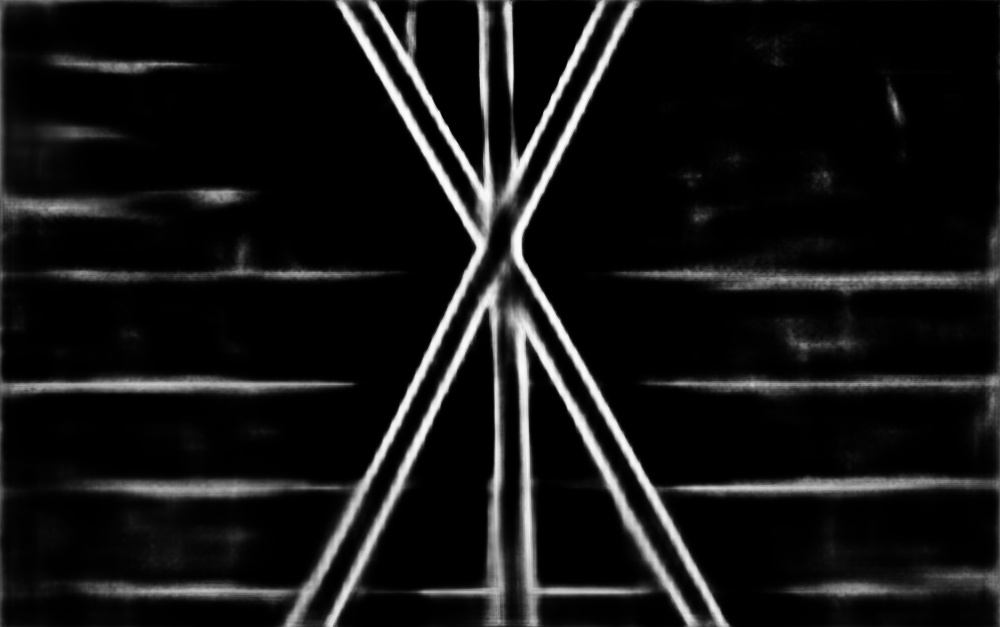
#> input picture images/wrongImages/bdcn/26.jpg, 1000 x 627 px, found by its file name
$ python houghlinesPySource.py
#> lines starting #> are read from the running program, lines starting #| are printed output that depends on the picture
#> further down, screen is the input picture: shape (627, 1000, 3); min 0, max 255, mean 20.7
# -*- coding: utf-8 -*-
"""
Created on Thu Dec 27 08:47:50 2018

@author: jack
"""

import numpy as np
import cv2
import time
import matplotlib.pyplot as plt
import math


# select the region of interest for the detected edges
# [5 lines left out: function roi, not called in this run]


# display the lines on the screen
def display_line(image, line):
    line_image = np.zeros_like(image)
    if lines is not None:
        for line in lines:
            x1, y1, x2, y2 = line[0]
            cv2.line(line_image, (x1, y1), (x2, y2), (10, 100, 255), 12)
            cv2.line(line_image, (x_1, y), (x_2, y), (0, 255, 0), 3)
            cv2.line(line_image, (int(l_x + line_center), y + 25), (int(l_x + line_center), y - 25), (100, 25, 50), 5)
            cv2.circle(line_image, (477, 360), 5, [150, 10, 25], 10)
    return line_image


# processing image for detecting edge using canny edge detection and blur the image using gaussian blur
def proceesed_img(original_image):
    proceesed_img = cv2.cvtColor(original_image, cv2.COLOR_BGR2GRAY)
    proceesed_img = cv2.GaussianBlur(proceesed_img, (9, 9), 0)
    proceesed_img = cv2.Canny(proceesed_img, threshold1=100, threshold2=120)
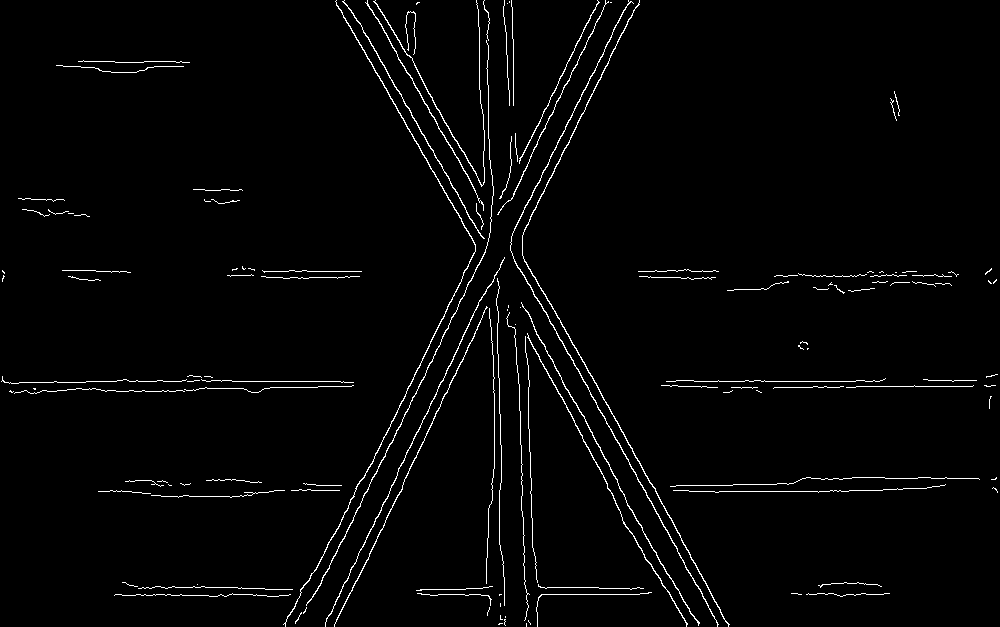
#> proceesed_img: shape (627, 1000); 2.2% white in thin lines or dots
    cv2.imshow("test", proceesed_img)
    cv2.waitKey(0)
    # these polygon repressent the data point within with the pixel data are selected for lane detection
    # polygons = np.array([[10, 800], [10, 800], [800, 600], [800, 0], [100, 0]])
    # proceesed_img = roi(proceesed_img, [polygons])
    return proceesed_img

time.sleep(3)
while (True):
    screen = cv2.imread('/home/pc/Documents/BiDirectionalCascadeEdge/images/wrongImages/bdcn/26.jpg')
    new_image = proceesed_img(screen)
    lines = cv2.HoughLinesP(new_image, 1, np.pi / 180, 100, np.array([]), minLineLength=50, maxLineGap=15)
#> lines = 62 rows, first 6: [694, 381, 879, 381], [509, 200, 605, 3], [519, 161, 597, 0], [403, 482, 477, 329], [530, 285, 718, 624], [539, 182, 628, 0]
    left_coordinate = []
    right_coordinate = []

    if lines is not None:
        for line in lines:
            x1, y1, x2, y2 = line[0]
            slope = (x2 - x1) / (y2 - y1)
            if slope < 0:
                left_coordinate.append([x1, y1, x2, y2])
            elif slope > 0:
                right_coordinate.append([x1, y1, x2, y2])
#> this loop made 62 passes
#> (x1, y1, x2, y2, slope) on passes 1 to 8: (694, 381, 879, 381, inf), (509, 200, 605, 3, -0.487), (519, 161, 597, 0, -0.484), (403, 482, 477, 329, -0.484), (530, 285, 718, 624, 0.555), (539, 182, 628, 0, -0.489), (522, 255, 609, 407, 0.572), (350, 9, 482, 237, 0.579)
#> after the loop, left_coordinate = 23 items, first 6: [509, 200, 605, 3], [519, 161, 597, 0], [403, 482, 477, 329], [539, 182, 628, 0], [532, 212, 639, 1], [270, 387, 351, 386]; right_coordinate = 39 items, first 6: [694, 381, 879, 381], [530, 285, 718, 624], [522, 255, 609, 407], [350, 9, 482, 237], [335, 1, 482, 257], [527, 594, 639, 594]
        l_avg = np.average(left_coordinate, axis=0)
#> l_avg = [427.7, 387.6, 504.2, 261.6]
        r_avg = np.average(right_coordinate, axis=0)
#> r_avg = [508, 311, 585.6, 396]
        l = l_avg.tolist()
#> l = [427.7, 387.6, 504.2, 261.6]
        r = r_avg.tolist()
#> r = [508, 311, 585.6, 396]
        try:
            # with the finded slope and intercept, this is used to find the value of point x on both left and right line
            # the center point is denoted by finding center distance between two lines

            c1, d1, c2, d2 = r
#> c1 = 508; d1 = 311; c2 = 585.6; d2 = 396
            a1, b1, a2, b2 = l
#> a1 = 427.7; b1 = 387.6; a2 = 504.2; b2 = 261.6
            l_slope = (b2 - b1) / (a2 - a1)
#> l_slope = -1.65
            r_slope = (d2 - d1) / (c2 - c1)
#> r_slope = 1.1
            l_intercept = b1 - (l_slope * a1)
#> l_intercept = 1092.3
            r_intercept = d1 - (r_slope * c1)
#> r_intercept = -245.3
            y = 360
            l_x = (y - l_intercept) / l_slope
#> l_x = 444.5
            r_x = (y - r_intercept) / r_slope
#> r_x = 552.7
            distance = math.sqrt((r_x - l_x) ** 2 + (y - y) ** 2)
#> distance = 108.2
            # line_center repressent the center point on the line
            line_center = distance / 2
#> line_center = 54.12

            center_pt = [(l_x + line_center)]
#> center_pt = [498.6]
            f_r = [(l_x + (line_center * 0.25))]
#> f_r = [458]
            f_l = [(l_x + (line_center * 1.75))]
#> f_l = [539.2]
            # create a center point which is fixed
            center_fixed = [477]
            x_1 = int(l_x)
#> x_1 = 444
            x_2 = int(r_x)
#> x_2 = 552
            '''The logic behind this code is simple,
            the center_fixed should be in the center_line.
            means the cars is in center of the lane, if its get away from center,
            then the left and right functions are used accordingly,then if
            the center fixed is too far from the center_pt the car takes complete left or right accordingly!'''
        except:
            pass


    line_image = display_line(screen, lines)
#> the loop in display_line, `for line in lines:` made 62 passes
#> after the loop in display_line, `for line in lines:`:
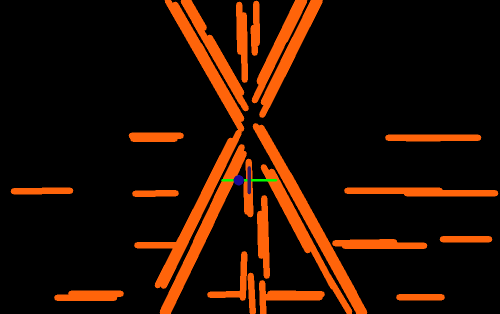
#> line_image: shape (627, 1000, 3) (shown at 1/2 size); mean of channels 0, 1, 2 1.6, 14.4, 36.3; drawn as B, G, R
    combo_image = cv2.addWeighted(screen, 0.8, line_image, 1.2, 2)
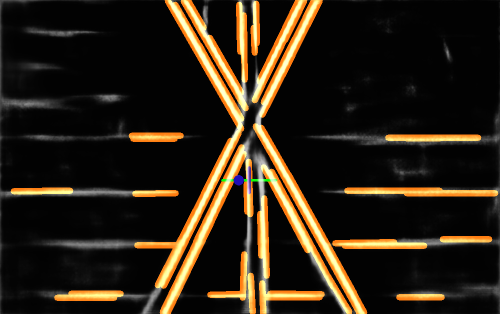
#> combo_image: shape (627, 1000, 3) (shown at 1/2 size); mean B, G, R 20.4, 34.3, 44.1
    cv2.imshow('Lines detected', cv2.cvtColor(combo_image, cv2.COLOR_BGR2RGB))
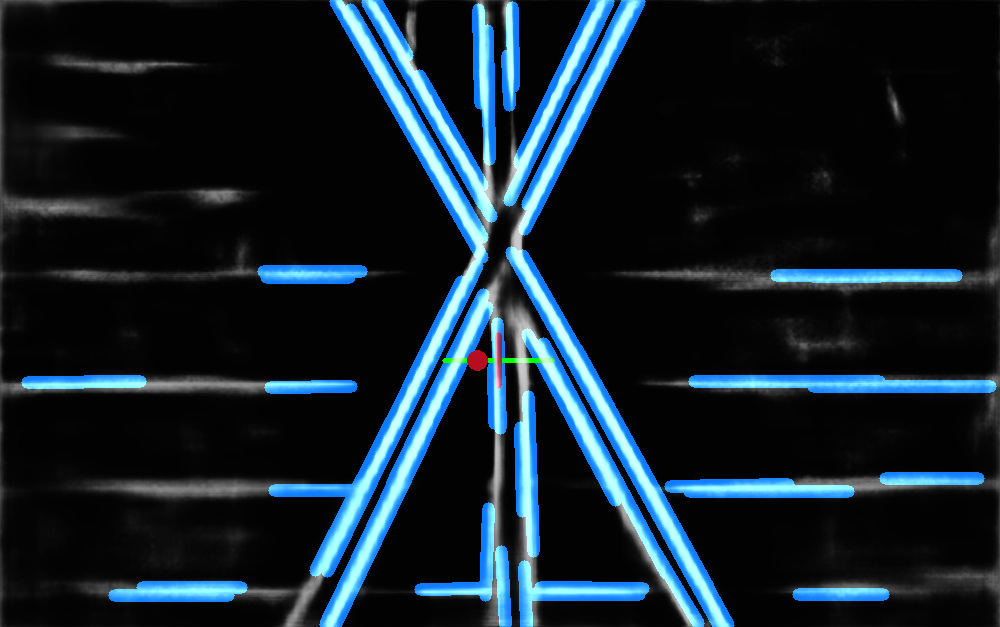
#> window 'Lines detected': shape (627, 1000, 3); mean B, G, R 44.1, 34.3, 20.4
    cv2.waitKey(0)
    if cv2.waitKey(25) & 0xff == ord('q'):
#> (key q is pressed here)
        cv2.destroyAllWindows()
        break

# plt.imshow(screen)
# plt.show()

$ run again, with images/wrongImages/bdcn/1.jpg copied over images/wrongImages/bdcn/26.jpg
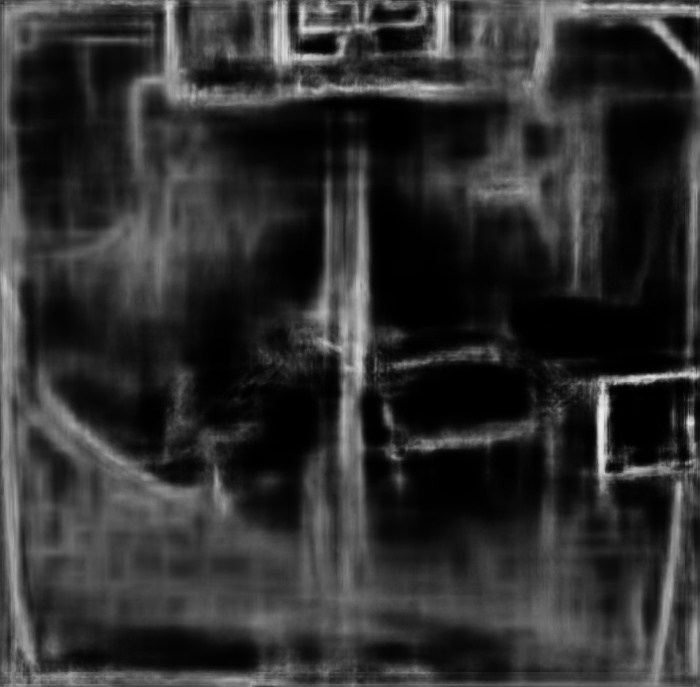
#> input picture images/wrongImages/bdcn/1.jpg, 700 x 687 px, found by its file name
#> screen is the input picture: shape (687, 700, 3); min 0, max 238, mean 46.9
#> in proceesed_img, `proceesed_img = cv2.Canny(proceesed_img, threshold1=100, threshold2=120)`:
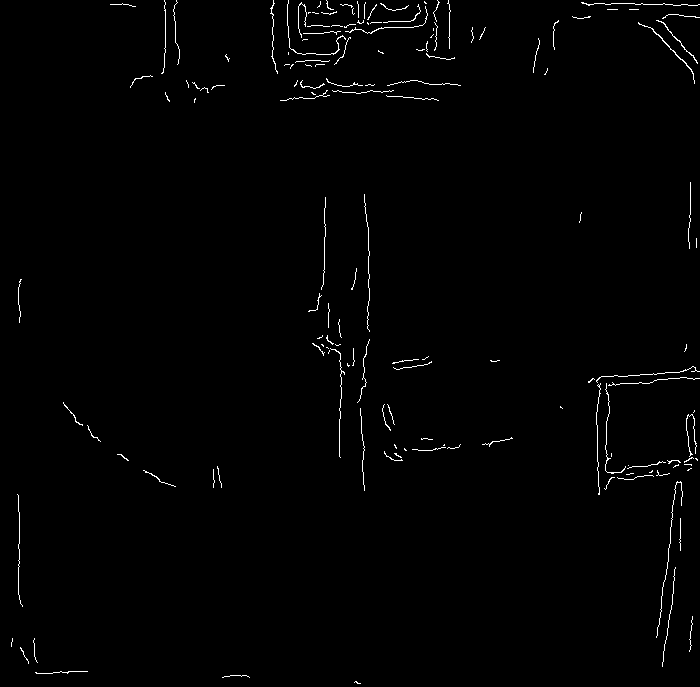
#> proceesed_img: shape (687, 700); 1% white in thin lines or dots
#> lines = None
#> line_image: shape (687, 700, 3); every value is 0
#> `combo_image = cv2.addWeighted(screen, 0.8, line_image, 1.2, 2)`:
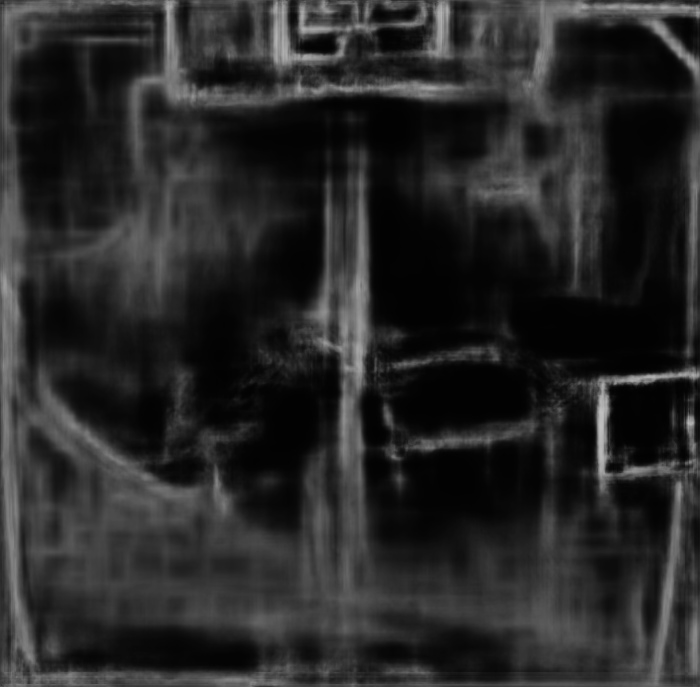
#> combo_image: shape (687, 700, 3); min 2, max 192, mean 39.6

$ run again, with images/wrongImages/bdcn/15.jpg copied over images/wrongImages/bdcn/26.jpg
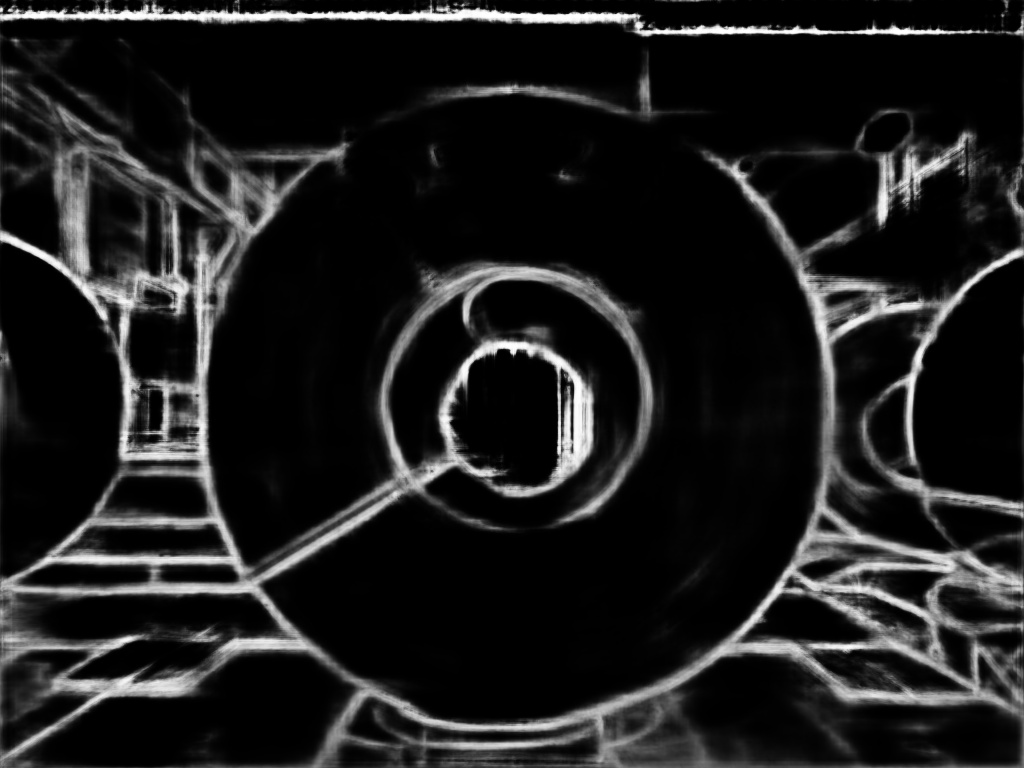
#> input picture images/wrongImages/bdcn/15.jpg, 1024 x 768 px, found by its file name
#> screen is the input picture: shape (768, 1024, 3); min 0, max 255, mean 30
#> in proceesed_img, `proceesed_img = cv2.Canny(proceesed_img, threshold1=100, threshold2=120)`:
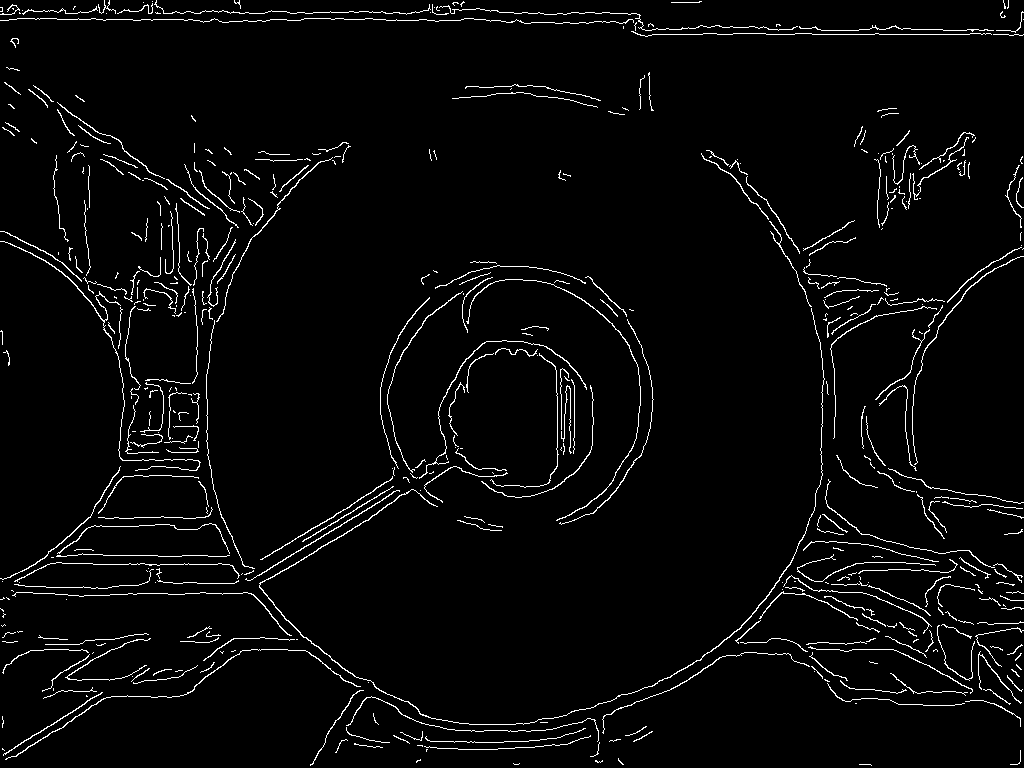
#> proceesed_img: shape (768, 1024); 3.3% white in thin lines or dots
#> lines = 39 rows, first 6: [870, 28, 1015, 31], [637, 34, 732, 34], [57, 19, 192, 19], [287, 12, 433, 12], [3, 754, 102, 692], [514, 13, 636, 13]
#> the loop `for line in lines:` made 39 passes
#> (x1, y1, x2, y2, slope) on passes 1 to 8: (870, 28, 1015, 31, 48.33), (637, 34, 732, 34, inf), (57, 19, 192, 19, inf), (287, 12, 433, 12, inf), (3, 754, 102, 692, -1.6), (514, 13, 636, 13, inf), (490, 21, 588, 23, 49), (15, 756, 106, 697, -1.54)
#> after the loop `for line in lines:`: left_coordinate = 14 items, first 6: [3, 754, 102, 692], [15, 756, 106, 697], [237, 573, 374, 490], [788, 258, 854, 220], [248, 580, 398, 490], [42, 691, 115, 648]; right_coordinate = 25 items, first 6: [870, 28, 1015, 31], [637, 34, 732, 34], [57, 19, 192, 19], [287, 12, 433, 12], [514, 13, 636, 13], [490, 21, 588, 23]
#> l_avg = [294.4, 586.2, 395.2, 526.2]
#> r_avg = [449, 224.1, 543.9, 232.2]
#> l = [294.4, 586.2, 395.2, 526.2]
#> r = [449, 224.1, 543.9, 232.2]
#> c1 = 449; d1 = 224.1; c2 = 543.9; d2 = 232.2
#> a1 = 294.4; b1 = 586.2; a2 = 395.2; b2 = 526.2
#> l_slope = -0.595
#> r_slope = 0.0851
#> l_intercept = 761.3
#> r_intercept = 185.9
#> l_x = 674.6
#> r_x = 2045.7
#> distance = 1371.1
#> line_center = 685.6
#> center_pt = [1360.2]
#> f_r = [846]
#> f_l = [1874.3]
#> x_1 = 674
#> x_2 = 2045
#> the loop in display_line, `for line in lines:` made 39 passes
#> `cv2.imshow('Lines detected', cv2.cvtColor(combo_image, cv2.COLOR_BGR2R..`:
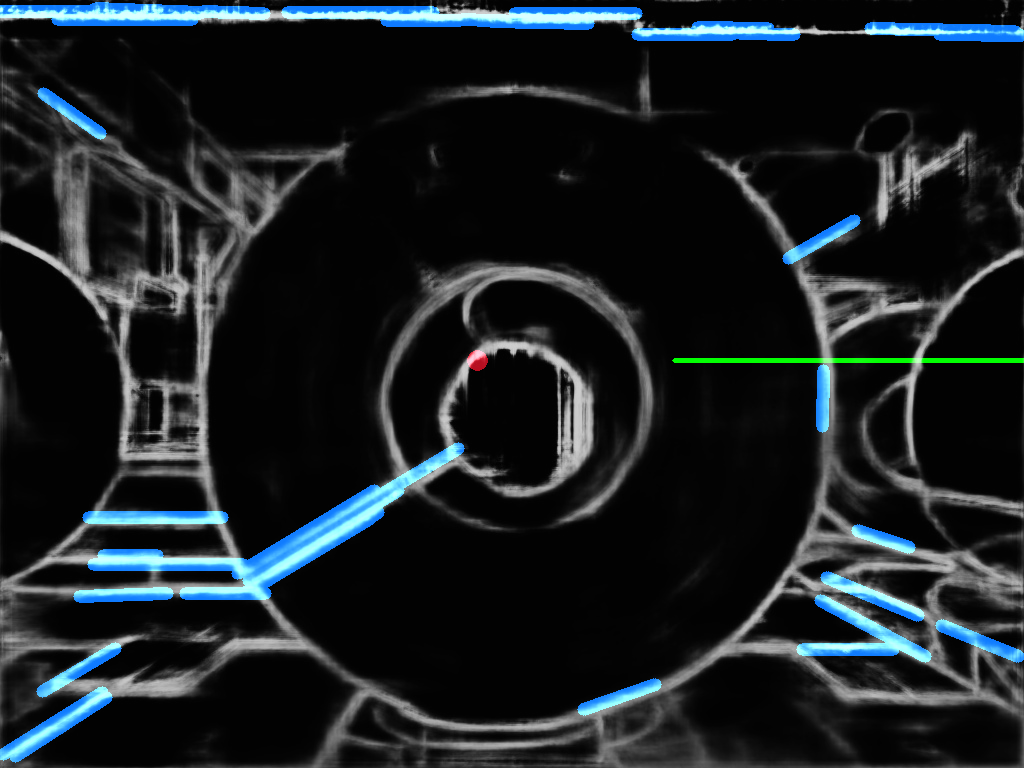
#> window 'Lines detected': shape (768, 1024, 3); mean B, G, R 35.6, 32.6, 26.7
